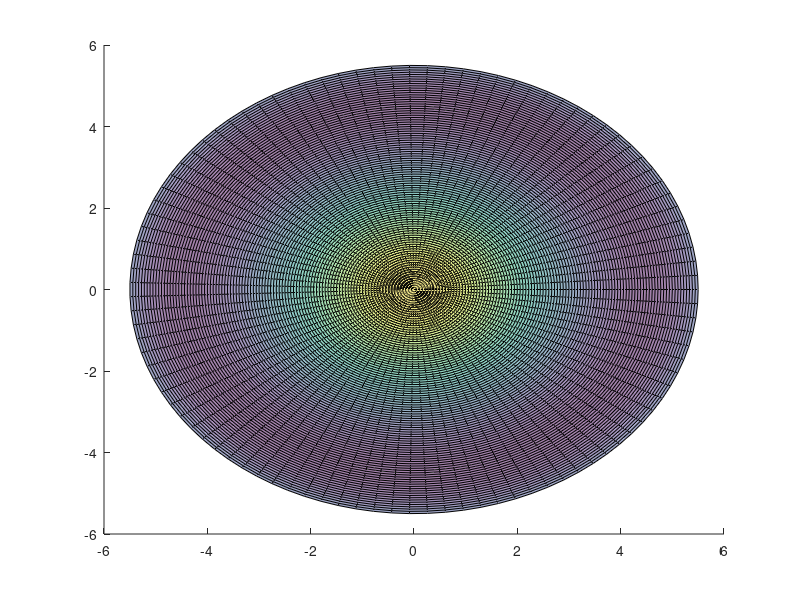

Write MATLAB code to recreate this figure. (Note: this script raises an error after producing the figure.)
f = @(r) -1/2*(r.^2) + 1/4*0.05*r.^4;

th = linspace(0,2*pi);
r = linspace(0,5.5);

[R,T] = meshgrid(r,th);

z = f(R);

[x,y] = pol2cart(T,R);
hold on


s = surf(x,y,z, 'FaceAlpha',0.5, 'FaceLighting','gouraud');
s.EdgeAlpha = 0.5;
cmap = colormap(gcf);
colormap(flipud(cmap));
xlabel('\phi_1', 'FontSize',20, 'HorizontalAlignment','center');
ylabel('\phi_2','FontSize',20, 'HorizontalAlignment','center');
zlabel('V(\phi)','FontSize',16);
set(gca,'xtick',[])
set(gca,'ytick',[])
set(gca,'ztick',[]) 
ax = gca;
ax.XAxisLocation = 'origin'; ax.YAxisLocation = 'origin';


radius = 0.6;
[X,Y,Z] = sphere;
X2 = X*radius;
Y2 = Y*radius;
Z2 = Z*radius+0.3;

X3 = X*radius+4.5;
Y3 = Y*radius;
Z3 = Z*radius-5+0.6;


surf(X2,Y2,Z2);
surf(X3,Y3,Z3);
quiver3(1.5, 0, 0.3, 2.5/2,0,-2,2,'LineWidth',1,'ShowArrowHead','on','Color','r')
